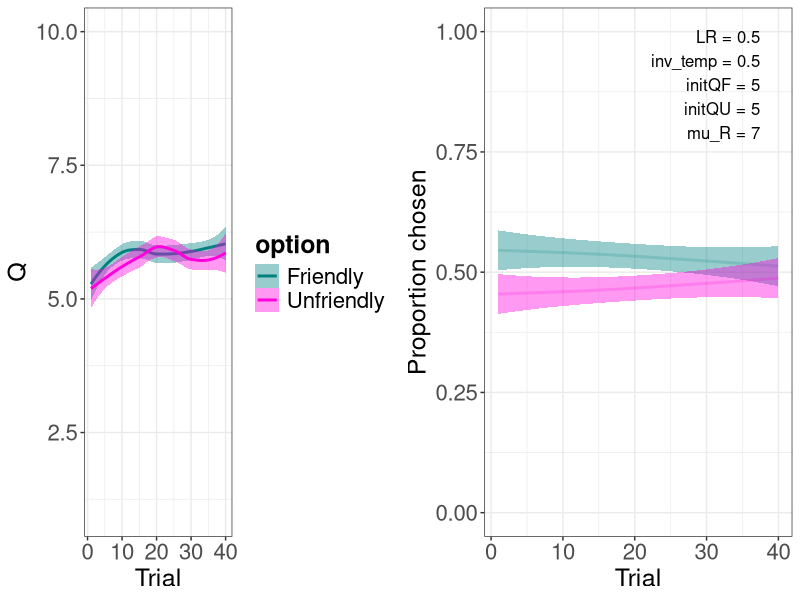
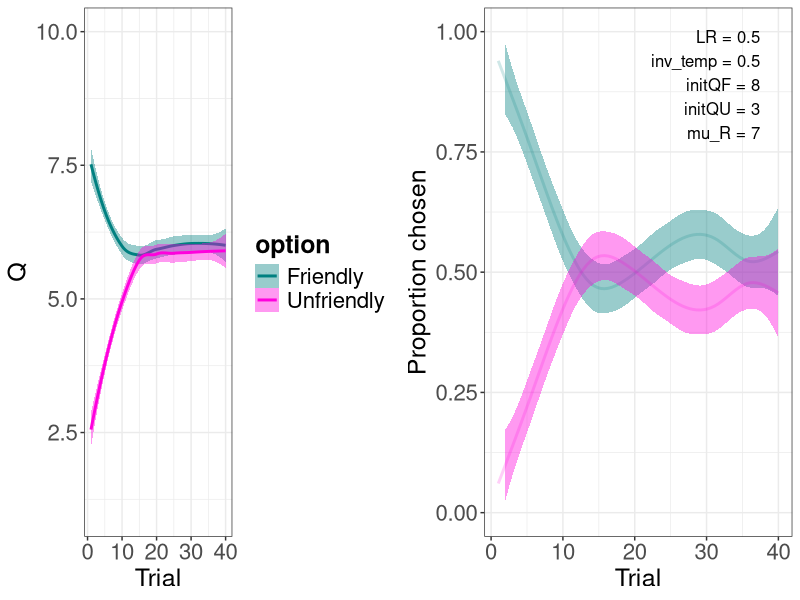
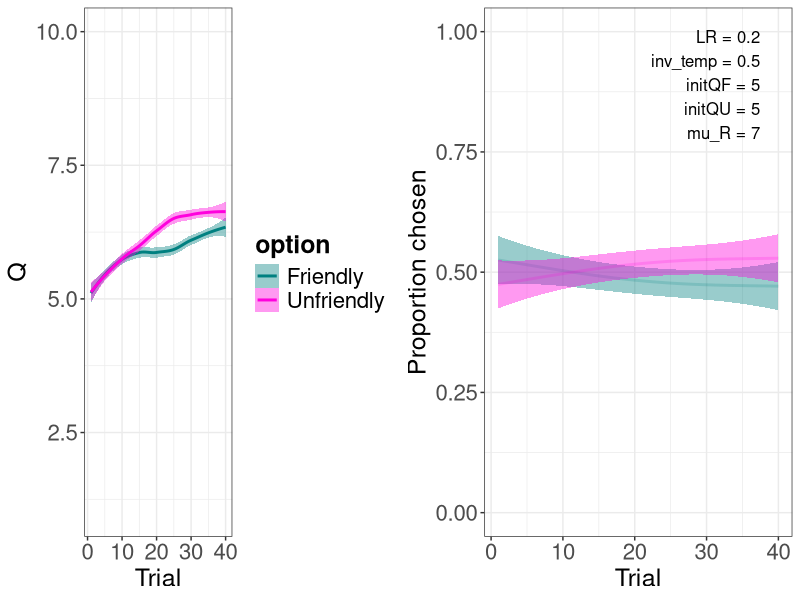
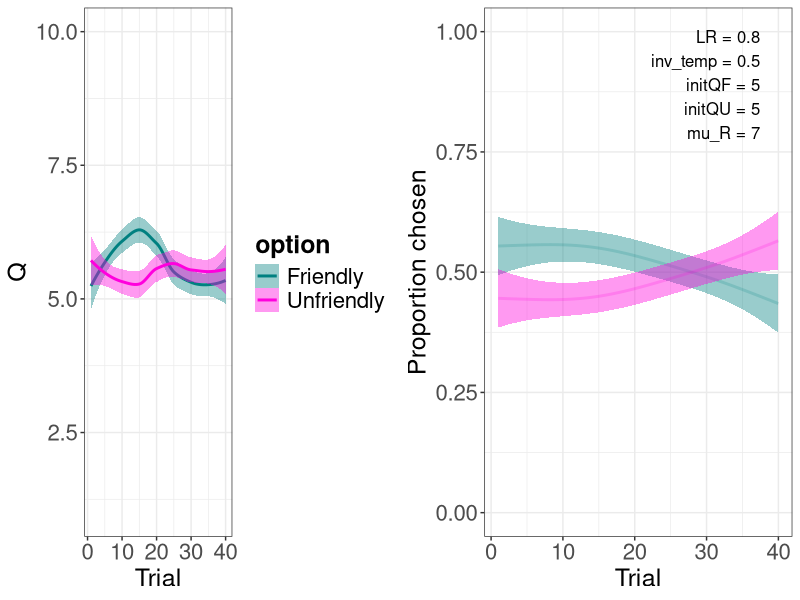
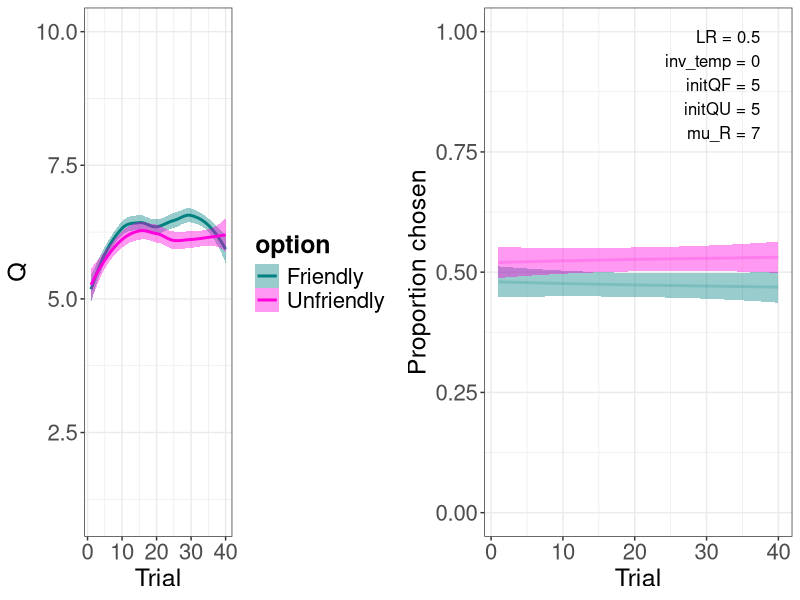
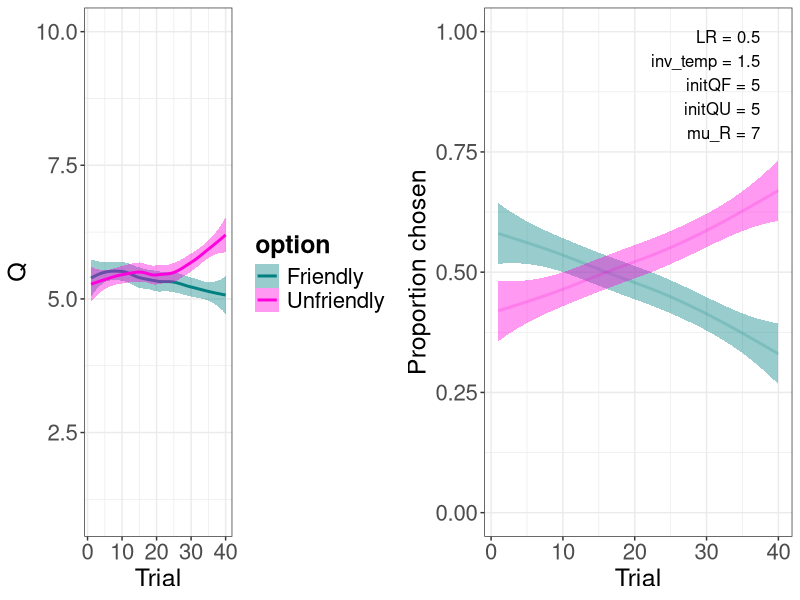
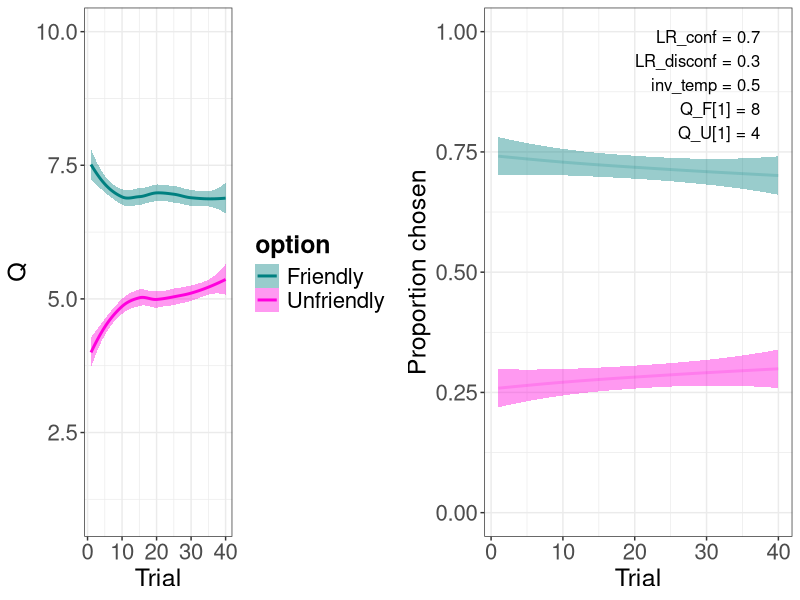
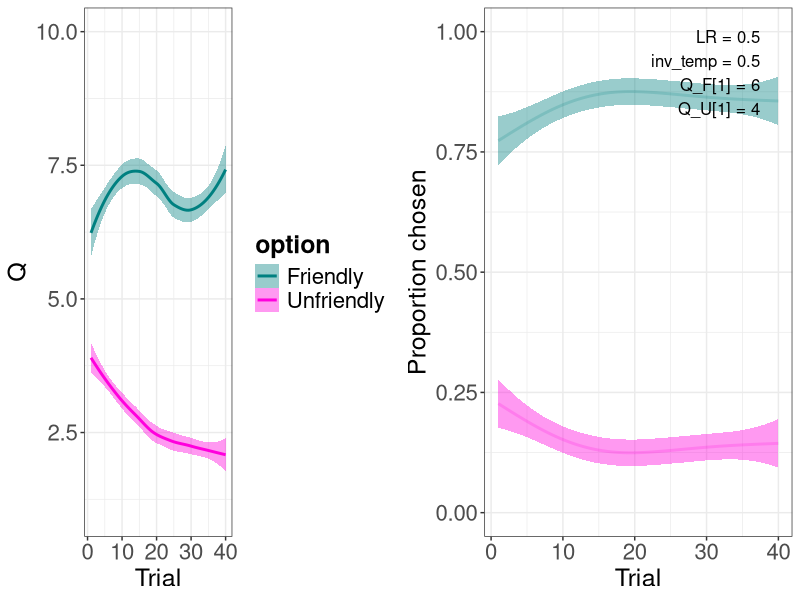

Source code (R) for these figures, in order:
## ---- chunk 1
knitr::knit_hooks$set(purl = knitr::hook_purl)
knitr::opts_chunk$set(echo = TRUE)
knitr::opts_chunk$set(message = FALSE)
knitr::opts_chunk$set(fig.width = 10, fig.height = 4)
## ---- chunk 2
n_participants <- 20
n_trials <- 40
params_std <- c(0.5, 0.5, 5, 5) # LR, inv_temp, Q_F_1, Q_U_1
set.seed(1234)
## ---- chunk 3
library(truncnorm)
mu_R <- 7
sigma_R <- 3
rating <- function() {
  R <- round(rtruncnorm(n = 1, a = 1, b = 10, 
                        mean = mu_R, 
                        sd = sigma_R), 
             0)
  return(R)
}
## ---- chunk 4
run_model <- function(params = params_std) {
  dat <- data.frame()

  for (j in 1:n_participants) {

    # ------ init data frames etc -----
    Q <- data.frame(
      F = rep(NA, n_trials),
      U = rep(NA, n_trials)
    )
    P_F <- c()
    choice <- c()
    R <- c()
    pred_err <- c()

    # ----- initialize parameters -----
    LR <- params[1]
    inv_temp <- params[2]
    Q$F[1] <- params[3]
    Q$U[1] <- params[4]

    # --------- run trials ------------
    for (t in 1:n_trials) {

      # choose
      P_F[t] <- 1 / (1 + exp(-inv_temp * (Q$F[t] - Q$U[t])))
      choice[t] <- if_else(runif(1) < P_F[t],
                          "F",
                          "U")

      # rate
      R[t] <- rating()

      # learn
      pred_err[t] <- R[t] - Q[t, choice[t]]

      if (t < n_trials) {   # no updating Qs in the very last trial
        Q[t+1, choice[t]] <- Q[t, choice[t]] + LR * pred_err[t]

        not_chosen <- colnames(Q[which(colnames(Q) != choice[t])])
        Q[t+1, not_chosen] <- Q[t, not_chosen]
      }
    }

    dat_p <- data.frame(
      participant = rep(j, n_trials),
      trial =       1:n_trials,
      Q_F =         Q$F,
      Q_U =         Q$U,
      P_F =         P_F,
      choice =      choice,
      R =           R,
      pred_err =    pred_err
    )

    dat <- rbind(dat, dat_p)
  }

  return(dat)
}
## ---- chunk 5
library(tidyverse)
my_teal <- "#008080"
my_pink <- "#ff00dd"

my_theme <- theme_bw() +
  theme(plot.title = element_text(size = 20, face = "bold")) +
  theme(axis.text = element_text(size = 16),
        axis.title = element_text(size = 18)) +
  theme(legend.title = element_text(size = 18, face = "bold"),
        legend.text = element_text(size = 16)) +
  theme(strip.text.x = element_text(size = 18, face = "bold"))
## ---- chunk 6
library(grid)
library(gridExtra)

to_long <- function(dat) {
  long_dat <- dat %>%
    pivot_longer(c(Q_F, Q_U), names_prefix = "Q_", names_to = "option", values_to = "Q") %>%
    mutate(option = factor(option),
           choice = factor(choice))

  return(long_dat)
}

plot_Q <- function(dat) {
  p <- ggplot(dat, aes(x = trial,
                      y = Q,
                      color = option)) +
    geom_smooth(aes(fill = option)) +
    ylim(c(1, 10)) +
    labs(x = "Trial") +
    scale_color_manual(values = c(my_teal, my_pink),
                      labels = c("Friendly", "Unfriendly")) +  
    scale_fill_manual(values = c(my_teal, my_pink),
                      labels = c("Friendly", "Unfriendly")) +
    my_theme
  return(p)
}

plot_choice <- function(dat) {
  dat <- dat %>%
    mutate(choice_is_F = if_else(choice == "F", 1, 0),
           choice_is_U = 1 - choice_is_F)
    
  p <- ggplot(dat, aes(x = trial)) +
    geom_smooth(aes(y = choice_is_F),
                color = paste0(my_teal, "30"),
                fill = paste0(my_teal, "30")) +
    geom_smooth(aes(y = choice_is_U),
                color = paste0(my_pink, "30"),
                fill = paste0(my_pink, "30")) +
    ylim(c(0, 1)) +
    labs(x = "Trial",
         y = "Proportion chosen") +
    my_theme
  return(p)
}

annotation_single <- function(params, x = 0.95) {
    text <- paste0("LR = ", params[1],
                  "\ninv_temp = ", params[2],
                  "\ninitQF = ", params[3],
                  "\ninitQU = ", params[4],
                  "\nmu_R = ", mu_R)

    grid.text(text, x = unit(x, "npc"), y = unit(0.95, "npc"), hjust = 1, vjust = 1)
}

annotation_double <- function(params_left, params_right) {
  annotation_single(params_left, 0.45)
  annotation_single(params_right, 0.95)
}
## ---- chunk 7
library(rjson)
model_dat_JSON <- function(params, model_dat) {
  LR <- params[1]
  inv_temp <- params[2]
  initQF <- params[3]
  initQU <- params[4]
  T <- n_trials
  N <- n_participants
  list_param_settings <- list(LR, inv_temp, initQF, initQU, mu_R, sigma_R, T, N)
  names(list_param_settings) <- c("LR", "inv_temp", "initQF", "initQU", "mu_R", "sigma_R", "T", "N")

  participants <- rep(1:N, each = T)
  choice <- as.numeric(model_dat$choice == "U") + 1
  R <- model_dat$R
  list_dat <- list(participants, choice, R)
  names(list_dat) <- c("j", "choice", "R")
  return(c(toJSON(list_param_settings), toJSON(list_dat)))
}
## ---- chunk 8
dat_std <- run_model()
write(model_dat_JSON(params_std, dat_std)[1], "sim_param_settings.json")
write(model_dat_JSON(params_std, dat_std)[2], "sim_dat.json")
dat_std <- dat_std %>% to_long()
p_left <- plot_Q(dat_std)
p_right <- plot_choice(dat_std)
grid.arrange(p_left, p_right, nrow = 1)
annotation_single(params_std)
## ---- chunk 9
params <- c(0.5, 0.5, 8, 3)
dat <- run_model(params)
write(model_dat_JSON(params, dat), "sim_dat.json")
dat <- dat %>% to_long()
p_left <- plot_Q(dat)
p_right <- plot_choice(dat)
grid.arrange(p_left, p_right, nrow = 1)
annotation_single(params)
## ---- chunk 10
params <- c(0.2, 0.5, 5, 5)
dat <- run_model(params) %>% to_long()
p_left <- plot_Q(dat)
p_right <- plot_choice(dat)
grid.arrange(p_left, p_right, nrow = 1)
annotation_single(params)

params <- c(0.8, 0.5, 5, 5)
dat <- run_model(params) %>% to_long()
p_left <- plot_Q(dat)
p_right <- plot_choice(dat)
grid.arrange(p_left, p_right, nrow = 1)
annotation_single(params)
## ---- chunk 11
params <- c(0.5, 0, 5, 5)
dat <- run_model(params) %>% to_long()
p_left <- plot_Q(dat)
p_right <- plot_choice(dat)
grid.arrange(p_left, p_right, nrow = 1)
annotation_single(params)

params <- c(0.5, 1.5, 5, 5)
dat <- run_model(params) %>% to_long()
p_left <- plot_Q(dat)
p_right <- plot_choice(dat)
grid.arrange(p_left, p_right, nrow = 1)
annotation_single(params)
## ---- chunk 12
threshold <- 2

is_confirm <- function(rating, init_value) {
  return(abs(rating - init_value) <= threshold)
}
## ---- chunk 13
params_std <- c(0.7, 0.3, 0.5, 8, 4) # LR_conf, LR_disconf, inv_temp, Q_F_1, Q_U_1

run_model_dualLR <- function(params = params_std) {
  dat <- data.frame()

  for (j in 1:n_participants) {

    # ------ init data frames etc -----
    Q <- data.frame(
      F = rep(NA, n_trials),
      U = rep(NA, n_trials)
    )
    P_F <- c()
    choice <- c()
    R <- c()
    pred_err <- c()

    # ----- initialize parameters -----
    LR_conf <- params[1]
    LR_disconf <- params[2]
    inv_temp <- params[3]
    Q$F[1] <- params[4]
    Q$U[1] <- params[5]

    # --------- run trials ------------
    for (t in 1:n_trials) {

      # choose
      P_F[t] <- 1 / (1 + exp(-inv_temp * (Q$F[t] - Q$U[t])))
      choice[t] <- if_else(runif(1) < P_F[t],
                          "F",
                          "U")

      # rate
      R[t] <- rating()

      # learn
      pred_err[t] <- R[t] - Q[t, choice[t]]

      # which learning rate?
      LR <- if_else(is_confirm(R[t], Q[1, choice[t]]),
                    LR_conf,
                    LR_disconf)

      if (t < n_trials) {   # no updating Qs in the very last trial
        Q[t+1, choice[t]] <- Q[t, choice[t]] + LR * pred_err[t]

        not_chosen <- colnames(Q[which(colnames(Q) != choice[t])])
        Q[t+1, not_chosen] <- Q[t, not_chosen]
      }
    }

    dat_p <- data.frame(
      participant = rep(j, n_trials),
      trial =       1:n_trials,
      Q_F =         Q$F,
      Q_U =         Q$U,
      P_F =         P_F,
      choice =      choice,
      R =           R,
      pred_err =    pred_err
    )

    dat <- rbind(dat, dat_p)
  }

  return(dat)
}
## ---- chunk 14
annotation_single <- function(params, x = 0.95) {
  text <- paste0("LR_conf = ", params[1],
               "\nLR_disconf = ", params[2], 
               "\ninv_temp = ", params[3],
               "\nQ_F[1] = ", params[4],
               "\nQ_U[1] = ", params[5])

  grid.text(text, x = unit(x, "npc"), y = unit(0.95, "npc"), hjust = 1, vjust = 1)
}
## ---- chunk 15
dat <- run_model_dualLR() %>% to_long()
p_left <- plot_Q(dat)
p_right <- plot_choice(dat)
grid.arrange(p_left, p_right, nrow = 1)
annotation_single(params_std)
## ---- chunk 16
bonus <- 3

rating <- function(init_value_chosen, init_value_not_chosen) {
  R <- round(rtruncnorm(n = 1, a = 1, b = 10, 
                        mean = 5, 
                        sd = 3), 
             0)

  if (init_value_chosen > init_value_not_chosen) {
    bonus_polarity <- 1
  } else if (init_value_chosen < init_value_not_chosen) {
    bonus_polarity <- -1
  } else {
    bonus_polarity <- 0
  }

  R <- R + 
    is_confirm(R, init_value_chosen) * bonus * bonus_polarity
  return(min(R, 10))    # max rating is still 10
}
## ---- chunk 17
run_model <- function(params = params_std) {
  dat <- data.frame()

  for (j in 1:n_participants) {

    # ------ init data frames etc -----
    Q <- data.frame(
      F = rep(NA, n_trials),
      U = rep(NA, n_trials)
    )
    P_F <- c()
    choice <- c()
    R <- c()
    pred_err <- c()

    # ----- initialize parameters -----
    LR <- params[1]
    inv_temp <- params[2]
    Q$F[1] <- params[3]
    Q$U[1] <- params[4]

    # --------- run trials ------------
    for (t in 1:n_trials) {

      # choose
      P_F[t] <- 1 / (1 + exp(-inv_temp * (Q$F[t] - Q$U[t])))
      choice[t] <- if_else(runif(1) < P_F[t],
                          "F",
                          "U")
      not_chosen <- colnames(Q[which(colnames(Q) != choice[t])])

      # rate
      R[t] <- rating(Q[1, choice[t]],
                     Q[1, not_chosen])

      # learn
      pred_err[t] <- R[t] - Q[t, choice[t]]

      if (t < n_trials) {   # no updating Qs in the very last trial
        Q[t+1, choice[t]] <- Q[t, choice[t]] + LR * pred_err[t]

        Q[t+1, not_chosen] <- Q[t, not_chosen]
      }
    }

    dat_p <- data.frame(
      participant = rep(j, n_trials),
      trial =       1:n_trials,
      Q_F =         Q$F,
      Q_U =         Q$U,
      P_F =         P_F,
      choice =      choice,
      R =           R,
      pred_err =    pred_err
    )

    dat <- rbind(dat, dat_p)
  }

  return(dat)
}

annotation_single <- function(params, x = 0.95) {
    text <- paste0("LR = ", params[1],
                  "\ninv_temp = ", params[2],
                  "\nQ_F[1] = ", params[3],
                  "\nQ_U[1] = ", params[4])

    grid.text(text, x = unit(x, "npc"), y = unit(0.95, "npc"), hjust = 1, vjust = 1)
}
## ---- chunk 18
params <- c(0.5, 0.5, 6, 4) # LR, inv_temp, Q_F_1, Q_U_1
dat <- run_model(params) %>% to_long()
p_left <- plot_Q(dat)
p_right <- plot_choice(dat)
grid.arrange(p_left, p_right, nrow = 1)
annotation_single(params)
## ---- chunk 19
rating <- function(init_value) {
  R <- round(rtruncnorm(n = 1, a = 1, b = 10, 
                        mean = init_value, 
                        sd = 3), 
             0)
  return(R)
}
## ---- chunk 20
run_model <- function(params = params_std) {
  dat <- data.frame()

  for (j in 1:n_participants) {

    # ------ init data frames etc -----
    Q <- data.frame(
      F = rep(NA, n_trials),
      U = rep(NA, n_trials)
    )
    P_F <- c()
    choice <- c()
    R <- c()
    pred_err <- c()

    # ----- initialize parameters -----
    LR <- params[1]
    inv_temp <- params[2]
    Q$F[1] <- params[3]
    Q$U[1] <- params[4]

    # --------- run trials ------------
    for (t in 1:n_trials) {

      # choose
      P_F[t] <- 1 / (1 + exp(-inv_temp * (Q$F[t] - Q$U[t])))
      choice[t] <- if_else(runif(1) < P_F[t],
                          "F",
                          "U")

      # rate
      R[t] <- rating(Q[1, choice[t]])

      # learn
      pred_err[t] <- R[t] - Q[t, choice[t]]

      if (t < n_trials) {   # no updating Qs in the very last trial
        Q[t+1, choice[t]] <- Q[t, choice[t]] + LR * pred_err[t]

        not_chosen <- colnames(Q[which(colnames(Q) != choice[t])])
        Q[t+1, not_chosen] <- Q[t, not_chosen]
      }
    }

    dat_p <- data.frame(
      participant = rep(j, n_trials),
      trial =       1:n_trials,
      Q_F =         Q$F,
      Q_U =         Q$U,
      P_F =         P_F,
      choice =      choice,
      R =           R,
      pred_err =    pred_err
    )

    dat <- rbind(dat, dat_p)
  }

  return(dat)
}

annotation_single <- function(params, x = 0.95) {
    text <- paste0("LR = ", params[1],
                  "\ninv_temp = ", params[2],
                  "\nQ_F[1] = ", params[3],
                  "\nQ_U[1] = ", params[4])

    grid.text(text, x = unit(x, "npc"), y = unit(0.95, "npc"), hjust = 1, vjust = 1)
}
## ---- chunk 21
params <- c(0.5, 0.5, 7, 3) # LR, inv_temp, Q_F_1, Q_U_1
dat <- run_model(params) %>% to_long()
p_left <- plot_Q(dat)
p_right <- plot_choice(dat)
grid.arrange(p_left, p_right, nrow = 1)
annotation_single(params)
